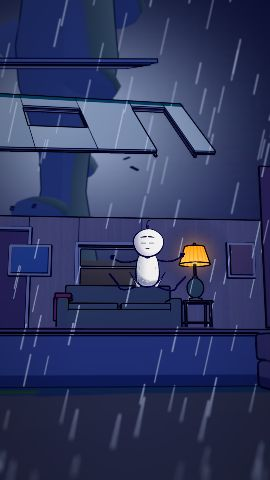
#> input picture studio/11,12,13,21,25/f0.jpg, 270 x 480 px
$ python value_qa.py ../11,12,13,21,25/f0.jpg
#> lines starting #> are read from the running program, lines starting #| are printed output that depends on the picture
#!/usr/bin/env python
"""Value gate: a still whose tones sit in one narrow band reads "washed out" (ep12 haze, 2026-11-07).
usage: python scripts/value_qa.py <still.jpg ...> [--grid COLSxROWS] | --test.  Exit 1 when a frame fails.
Captions and ink are thin, so the range is p5..p95 of luma, not min..max."""
import sys
import numpy as np
from PIL import Image

MIN_RANGE = 0.40  # measured on ep12's contact sheet, see AGENTS.md

def value_range(im):
    l = np.asarray(im.convert("L"), dtype=np.float32) / 255
    return float(np.percentile(l, 95) - np.percentile(l, 5))

def cells(path, grid):
#> called with path = '../11,12,13,21,25/f0.jpg'
    im = Image.open(path)
#> im is the input picture: PIL image 270x480 RGB; mean R, G, B 48, 56.1, 95.4
    if not grid: return [(path, im)]
    c, r = grid; w, h = im.width // c, im.height // r
    return [(f"{path}#{y * c + x + 1}", im.crop((x * w, y * h, (x + 1) * w, (y + 1) * h))) for y in range(r) for x in range(c)]

def main(argv):
    if argv[:1] == ["--test"]:
        flat = Image.fromarray(np.full((64, 64), 200, np.uint8))
        ramp = Image.fromarray(np.tile(np.linspace(0, 255, 64).astype(np.uint8), (64, 1)))
        assert value_range(flat) < MIN_RANGE < value_range(ramp)
        print("self-test ok"); return 0
    grid = None
    if "--grid" in argv:
        i = argv.index("--grid"); grid = tuple(int(n) for n in argv[i + 1].split("x")); argv = argv[:i] + argv[i + 2:]
    bad = 0
    for p in argv:
        for name, im in cells(p, grid):
            v = value_range(im); ok = v >= MIN_RANGE; bad += not ok
#> in value_range, `l = np.asarray(im.convert("L"), dtype=np.float32) / 255`:
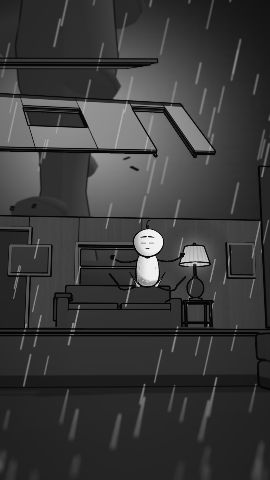
#> l: shape (480, 270) float32; min 0.00392, max 1, mean 0.228
#> after `v = value_range(im)`: v = 0.447
#> after `ok = v >= MIN_RANGE`: ok = True
#> after `bad += not ok`: bad = 0
            print(f"{'PASS' if ok else 'FAIL'} {v:.2f} {name}")
#| PASS 0.45 ../11,12,13,21,25/f0.jpg
    return 1 if bad else 0

if __name__ == "__main__":
    sys.exit(main(sys.argv[1:]))
#> (the program exits here)

$ run again, on studio/11,12,13,21,25/f1067.jpg
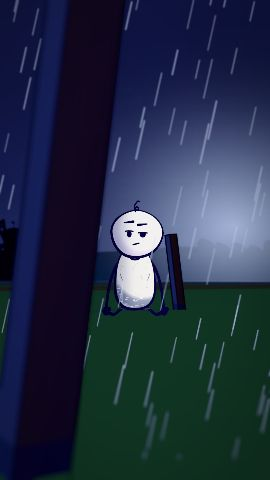
#> input picture studio/11,12,13,21,25/f1067.jpg, 270 x 480 px
#> in cells, im is the input picture: PIL image 270x480 RGB; mean R, G, B 35.5, 46.8, 68.4
#> in value_range, `l = np.asarray(im.convert("L"), dtype=np.float32) / 255`:
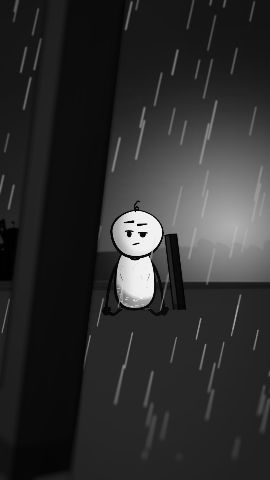
#> l: shape (480, 270) float32; min 0, max 1, mean 0.18
#> v = 0.522
#> ok = True
#> bad = 0
#| PASS 0.52 ../11,12,13,21,25/f1067.jpg
